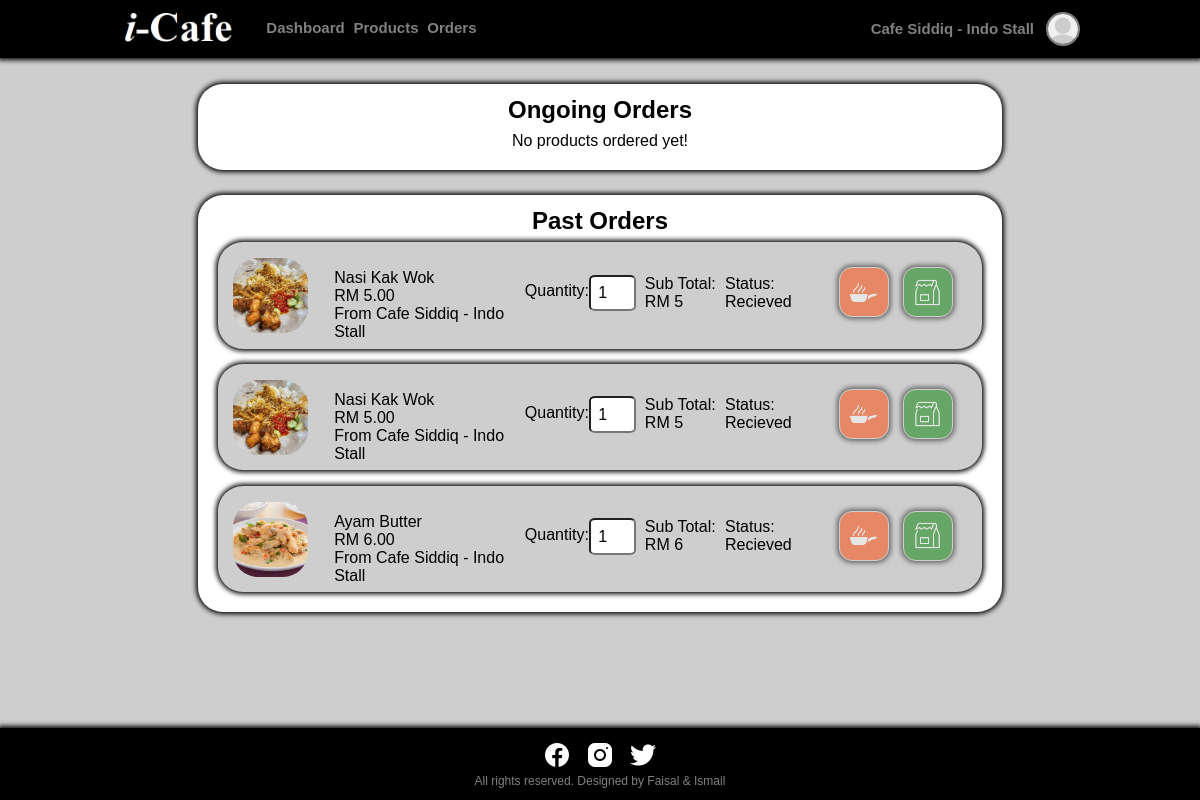
Page /restaurant_site/restaurant_orders.php (signed in) on the committed database.
### tables this page shows
CREATE TABLE `restaurants` (
  `restaurant_id` int(100) NOT NULL,
  `restaurant_name` varchar(100) NOT NULL,
  `email` varchar(100) NOT NULL,
  `password` varchar(100) NOT NULL,
  `image` varchar(100) NOT NULL
);

CREATE TABLE `orders` (
  `order_id` int(100) NOT NULL,
  `date_ordered` date NOT NULL DEFAULT current_timestamp(),
  `time_ordered` time NOT NULL DEFAULT current_timestamp(),
  `user_id` int(100) NOT NULL,
  `user_emotion` varchar(100) NOT NULL,
  `product_id` int(100) NOT NULL,
  `restaurant_id` int(100) NOT NULL,
  `restaurant_name` varchar(100) NOT NULL,
  `product_name` varchar(100) NOT NULL,
  `price` decimal(65,2) NOT NULL,
  `type` varchar(100) NOT NULL,
  `quantity` int(100) NOT NULL,
  `status` varchar(100) NOT NULL DEFAULT 'In Cart',
  `image` varchar(100) NOT NULL
);

### restaurant_site/restaurant_orders.php (the view, shortened to what this page needs)
<?php
include '../components/connect.php';
$restaurant_id = $_SESSION['restaurant_id'];
?>
<!DOCTYPE html>
<html>
<head>
    <?php include '../components/head.php' ?>
</head>
<body>
    <?php include '../components/restaurant_header.php' ?>
    <section class="order_items" style="padding-top: 0;">
        <div class="order_container ">
            <h1 class="text_align_center">Ongoing Orders</h1>
            <?php
            $show_cart = mysqli_query($conn, "SELECT * FROM `orders` WHERE restaurant_id = '$restaurant_id' AND NOT status = 'In Cart' AND NOT status = 'Recieved'") or die('query failed');
            if (mysqli_num_rows($show_cart) > 0) {
                while ($fetch_products = mysqli_fetch_assoc($show_cart)) {
                    ?>
                    <div class="food_box">
                        <img src="../assets/food_pictures/<?= $fetch_products['image']; ?>" alt="">
                        <div class="food_details">
                            <div class="food_name">
                                <?= $fetch_products['product_name']; ?>
                            </div>
                            <div class="price"><span>RM</span>
                                <?= $fetch_products['price']; ?>
                            </div>
                            <div class="restaurant_name"><span>From</span>
                                <?= $fetch_products['restaurant_name']; ?>
                            </div>
                        </div>
                        <form action="" method="post" class="">
                            <input type="hidden" name="order_id" value="<?= $fetch_products['order_id']; ?>">
                            <input type="hidden" name="product_id" value="<?= $fetch_products['product_id']; ?>">
                            <input type="hidden" name="restaurant_id" value="<?= $fetch_products['restaurant_id']; ?>">
                            <input type="hidden" name="restaurant_name" value="<?= $fetch_products['restaurant_name']; ?>">
                            <input type="hidden" name="product_name" value="<?= $fetch_products['product_name']; ?>">
                            <input type="hidden" name="price" value="<?= $fetch_products['price']; ?>">
                            <input type="hidden" name="type" value="<?= $fetch_products['type']; ?>">
                            <input type="hidden" name="status" value="<?= $fetch_products['status']; ?>">
                            <input type="hidden" name="image" value="<?= $fetch_products['image']; ?>">
                            <div class="order_details text_align_center">
                                <span class="qty_lable">Quantity: </span>
                                <input type="number" name="quantity" class="quantity" min="1" max="99"
                                    value="<?= $fetch_products['quantity']; ?>" maxlength="2" readonly>
                                <div class="text_align_left">
                                    <span class="price_lable">
                                        Sub Total: <br>
                                        RM
                                        <?= $sub_total = ($fetch_products['price'] * $fetch_products['quantity']); ?>
                                    </span>
                                    <span class="status">Status: <br>
                                        <?= $status = ($fetch_products['status']); ?>
                                    </span>
                                </div>
                            </div>
                            <div
                                class="buttons disabled ready_button <?= ($fetch_products['status'] == 'Preparing') ? 'enabled' : ''; ?>">
                                <button type="submit" name="ready" onclick="return confirm('Order is ready?');"><img
                                        src="../assets/icons8-take-away-food-50.png"></button>
                            </div>
                            <div
                                class="buttons disabled prepare_button <?= ($fetch_products['status'] == 'Ordered') ? 'enabled' : ''; ?>">
                                <button type="submit" name="prepare"
                                    onclick="return confirm('Accept and prepare this order?');"><img
                                        src="../assets/icons8-frying-pan-50.png"></button>
                            </div>
                        </form>
                    </div>
                    <div class=" clear"></div>
                    <?php
                }
            } else {
                echo '<p class="text_align_center">No products ordered yet!</p>';
            }
            ?>
        </div>
        <div class="order_container ">
            <h1 class="text_align_center">Past Orders</h1>
            <?php
            $show_cart = mysqli_query($conn, "SELECT * FROM `orders` WHERE restaurant_id = '$restaurant_id' AND NOT status = 'In Cart' AND status = 'Recieved'") or die('query failed');
            if (mysqli_num_rows($show_cart) > 0) {
                while ($fetch_products = mysqli_fetch_assoc($show_cart)) {
                    ?>
                    <div class="food_box">
                        <img src="../assets/food_pictures/<?= $fetch_products['image']; ?>" alt="">
                        <div class="food_details">
                            <div class="food_name">
                                <?= $fetch_products['product_name']; ?>
                            </div>
                            <div class="price"><span>RM</span>
                                <?= $fetch_products['price']; ?>
                            </div>
                            <div class="restaurant_name"><span>From</span>
                                <?= $fetch_products['restaurant_name']; ?>
                            </div>
                        </div>
                        <form action="" method="post" class="">
                            <div class="order_details text_align_center">
                                <span class="qty_lable">Quantity: </span>
                                <input type="number" name="quantity" class="quantity" min="1" max="99"
                                    value="<?= $fetch_products['quantity']; ?>" maxlength="2" readonly>
                                <div class="text_align_left">
                                    <span class="price_lable">
                                        Sub Total: <br>
                                        RM
                                        <?= $sub_total = ($fetch_products['price'] * $fetch_products['quantity']); ?>
                                    </span>
                                    <span class="status">Status: <br>
                                        <?= $status = ($fetch_products['status']); ?>
                                    </span>
                                </div>
                            </div>
                            <div
                                class="buttons disabled ready_button <?= ($fetch_products['status'] == 'Preparing') ? 'enabled' : ''; ?>">
                                <button type="submit" name="ready" onclick="return confirm('Order is ready?');"><img
                                        src="../assets/icons8-take-away-food-50.png"></button>
                            </div>
                            <div
                                class="buttons disabled prepare_button <?= ($fetch_products['status'] == 'Ordered') ? 'enabled' : ''; ?>">
                                <button type="submit" name="prepare"
                                    onclick="return confirm('Accept and prepare this order?');"><img
                                        src="../assets/icons8-frying-pan-50.png"></button>
                            </div>
                        </form>
                    </div>
                    <?php
                }
            } else {
                echo '<p class="text_align_center">No products ordered yet!</p>';
            }
            ?>
        </div>
    </section>
    <?php include '../components/footer.php' ?>
</body>
</html>

### components/head.php (shortened to what this page needs)
<link rel="stylesheet" href="../css/style226.css">

### components/restaurant_header.php (shortened to what this page needs)
<header>
    <section class="navigation_bar">
        <div class="menu_bar">
            <div class="logo">
                <a href="home.php" title="Logo">
                    <img src="../assets/logo_white.png" alt="i-Cafe Logo" class="responsive_image">
                </a>
            </div>
            <div class="profile dropdown">
                <?php
                $select = mysqli_query($conn, "SELECT * FROM `restaurants` WHERE restaurant_id = '$restaurant_id'") or die('query failed');
                if (mysqli_num_rows($select) > 0) {
                    $fetch = mysqli_fetch_assoc($select);
                }
                if ($fetch['image'] == '') {
                    echo '<a href="restaurant_profile.php"><img src="../assets/profile_pictures/default-avatar.png"></a>';
                } else {
                    echo '<a href="restaurant_profile.php"><img src="../assets/profile_pictures/' . $fetch['image'] . '"></a>';
                }
                ?>
                <h3>
                    <?php echo '<a href="restaurant_profile.php" class="dropbtn">' . $fetch['restaurant_name'] . '</a>' ?>
                </h3>
            </div>
            <div class="restaurant_navigation_links text_align_left">
                <ul>
                    <li>
                        <a href="restaurant_panel.php">Dashboard</a>
                    </li>
                    <li>
                        <a href="products.php">Products</a>
                    </li>
                    <li>
                        <a href="restaurant_orders.php">Orders</a>
                    </li>
                </ul>
            </div>
        </div>
    </section>
</header>

### components/footer.php
<header>
    <section class="footer">
        <div class="social_media text_align_center">
            <ul>
                <li>
                    <a href="#"><img src="../assets/icons8-facebook-30.png"></a>
                </li>
                <li>
                    <a href="#"><img src="../assets/icons8-instagram-30.png" /></a>
                </li>
                <li>
                    <a href="#"><img src="../assets/icons8-twitter-30.png" /></a>
                </li>
            </ul>
        </div>
        <div class="footer_text text_align_center">
            <p>All rights reserved. Designed by Faisal & Ismail</p>
        </div>
    </section>
</header>

### css/style226.css (style rules this page uses)
* { margin: 0 0; padding: 0 0; font-family: Arial, Helvetica, sans-serif; }
body { background-color: #cecece; }
.text_align_left { text-align: left; }
.text_align_center { text-align: center; }
.responsive_image { width: 100%; }
a { color: gray; text-decoration: none; }
.button, button { padding: 0.75%; border: none; font-size: 1rem; border-radius: 25px; background-color: gray; color: white; cursor: pointer; border: 1px solid gray; }
.disabled { opacity: .5; user-select: none; pointer-events: none; }
.menu_bar { background-color: black; width: 100%; position: fixed; top: 0; left: 0; z-index: 1; box-shadow: 0px 0px 5px 2px black; }
.logo { width: 10%; float: left; padding: 0 0 0 10%; }
.dropbtn { padding-bottom: 27px; border: none; }
.restaurant_navigation_links { width: 39%; margin: 0px auto; margin-top: 1.65%; padding: 0 2%; float: left; }
.restaurant_navigation_links ul { list-style-type: none; }
.restaurant_navigation_links ul li { display: inline; padding: 0.5%; font-weight: bold; font-size: 15px; }
.profile { line-height: 10px; }
.profile img { width: 2.5%; float: right; border-radius: 50%; margin: 1% 10% 0 0.5%; border-style: solid; border-width: 2px; border-color: gray; }
.profile h3 { font-size: 15px; color: white; float: right; margin-top: 1.5%; padding: 0.5%; }
.food_box { width: 27%; height: 65%; margin: 1%; padding: 2%; float: left; background-color: #cecece; border-radius: 25px; box-shadow: 0px 0px 5px 2px black; }
.food_details { width: 60%; float: left; margin-left: 5%; }
.order_items .order_container { background-color: white; border-radius: 25px; width: 65%; margin: 25px auto; padding: 1%; box-shadow: 0px 0px 5px 2px black; }
.order_items .order_container p { margin: 1%; }
.order_items .food_box { width: 94%; height: 75px; margin: 1%; padding: 2%; background-color: #cecece; border-radius: 25px; }
.order_items img { width: 75px; height: 75px; float: left; border-radius: 25px; }
.order_items .food_details { width: 26%; height: 100%; padding: 1.52% 0 1.52% 1.52%; float: left; margin-left: 2%; }
.order_items .order_details { width: 39%; height: 100%; padding: 2.26% 0 3.26% 0; float: left; margin-left: 0%; }
.order_items .order_details .qty_lable { float: left; margin-top: 2.6%; }
.order_items .order_details .quantity { width: 9.75%; border-radius: 13%; padding: 2.6%; font-size: 1rem; margin: 0%; float: left; }
.order_items .order_details .price_lable { float: left; margin-left: 3.25%; }
.order_items .order_details .status { margin-left: 3.25%; float: left; }
.order_items .buttons button { width: 50px; height: 50px; margin: 1.26% 1.91% 1.91% 0; border: 1px solid #cecece; border-radius: 26%; box-shadow: 0px 0px 5px 2px black; float: right; }
.order_items .buttons img { width: 78%; height: 78%; padding: 11%; border-radius: 0%; }
.order_items .ready_button button { background-color: green; }
.order_items .prepare_button button { background-color: orangered; }
.footer { position: fixed; color: gray; bottom: 0; left: 0; width: 100%; background-color: black; padding: 1% 0; box-shadow: 0px 0px 5px 2px black; }
.footer_text { font-size: 0.75rem; }
.social_media { width: 15%; margin: 0 auto; }
.social_media ul { list-style-type: none; }
.social_media ul li { display: inline; padding: 2.5%; }

### rows in the picture
restaurants: restaurant_name "Cafe Siddiq - Indo Stall"
orders: image (picture), product_name "Nasi Kak Wok", price "5.00", restaurant_name "Cafe Siddiq - Indo Stall", quantity "1", $sub_total = ($fetch_products['price'] * $fetch_products['quantity']) "5", status "Recieved"
orders: image (picture), product_name "Nasi Kak Wok", price "5.00", restaurant_name "Cafe Siddiq - Indo Stall", quantity "1", $sub_total = ($fetch_products['price'] * $fetch_products['quantity']) "5", status "Recieved"
orders: image (picture), product_name "Ayam Butter", price "6.00", restaurant_name "Cafe Siddiq - Indo Stall", quantity "1", $sub_total = ($fetch_products['price'] * $fetch_products['quantity']) "6", status "Recieved"
